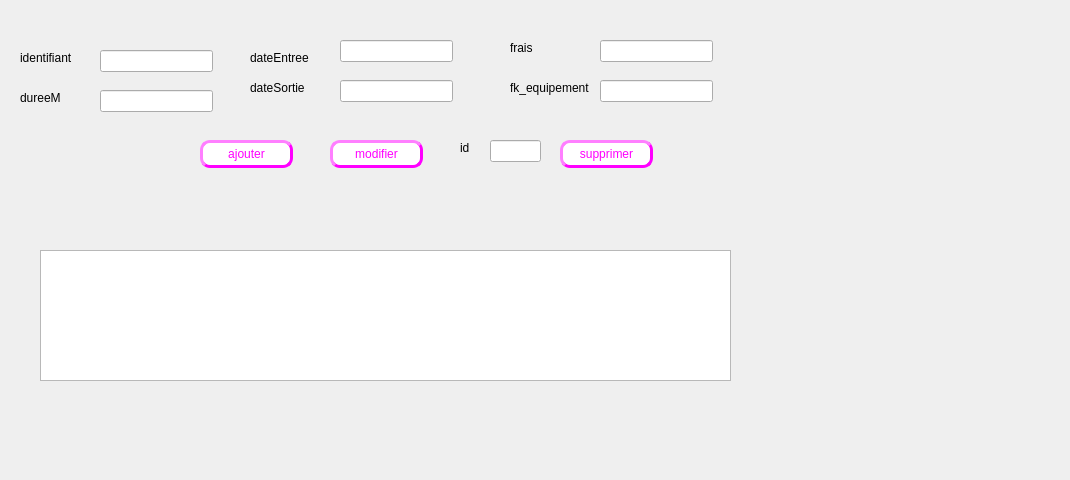
     <widget class="QWidget" name="tab_6">
      <attribute name="title">
       <string>Maintenance</string>
      </attribute>
      <widget class="QLabel" name="label_23">
       <property name="geometry">
        <rect>
         <x>20</x>
         <y>50</y>
         <width>55</width>
         <height>16</height>
        </rect>
       </property>
       <property name="text">
        <string>identifiant</string>
       </property>
      </widget>
      <widget class="QLabel" name="label_24">
       <property name="geometry">
        <rect>
         <x>20</x>
         <y>90</y>
         <width>55</width>
         <height>16</height>
        </rect>
       </property>
       <property name="text">
        <string>dureeM</string>
       </property>
      </widget>
      <widget class="QLabel" name="label_25">
       <property name="geometry">
        <rect>
         <x>250</x>
         <y>50</y>
         <width>61</width>
         <height>16</height>
        </rect>
       </property>
       <property name="text">
        <string>dateEntree</string>
       </property>
      </widget>
      <widget class="QLabel" name="label_26">
       <property name="geometry">
        <rect>
         <x>250</x>
         <y>80</y>
         <width>61</width>
         <height>16</height>
        </rect>
       </property>
       <property name="text">
        <string>dateSortie</string>
       </property>
      </widget>
      <widget class="QLabel" name="label_27">
       <property name="geometry">
        <rect>
         <x>510</x>
         <y>40</y>
         <width>55</width>
         <height>16</height>
        </rect>
       </property>
       <property name="text">
        <string>frais</string>
       </property>
      </widget>
      <widget class="QLineEdit" name="id_maintenance">
       <property name="geometry">
        <rect>
         <x>100</x>
         <y>50</y>
         <width>113</width>
         <height>22</height>
        </rect>
       </property>
      </widget>
      <widget class="QLineEdit" name="duree_maintenance">
       <property name="geometry">
        <rect>
         <x>100</x>
         <y>90</y>
         <width>113</width>
         <height>22</height>
        </rect>
       </property>
      </widget>
      <widget class="QLineEdit" name="date_entree_maintenance">
       <property name="geometry">
        <rect>
         <x>340</x>
         <y>40</y>
         <width>113</width>
         <height>22</height>
        </rect>
       </property>
      </widget>
      <widget class="QLineEdit" name="date_sortie_maintenance">
       <property name="geometry">
        <rect>
         <x>340</x>
         <y>80</y>
         <width>113</width>
         <height>22</height>
        </rect>
       </property>
      </widget>
      <widget class="QLineEdit" name="frais_maintenance">
       <property name="geometry">
        <rect>
         <x>600</x>
         <y>40</y>
         <width>113</width>
         <height>22</height>
        </rect>
       </property>
      </widget>
      <widget class="QTableView" name="tab_maintenance">
       <property name="geometry">
        <rect>
         <x>40</x>
         <y>250</y>
         <width>691</width>
         <height>131</height>
        </rect>
       </property>
      </widget>
      <widget class="QPushButton" name="pushButton_supprimer_maintenance">
       <property name="geometry">
        <rect>
         <x>560</x>
         <y>140</y>
         <width>93</width>
         <height>28</height>
        </rect>
       </property>
       <property name="styleSheet">
        <string notr="true">background-color:white; 
color: rgb(255, 0, 255);
border-style:outset ; 
border-width:3px ; 
border-radius:10px;</string>
       </property>
       <property name="text">
        <string>supprimer</string>
       </property>
      </widget>
      <widget class="QPushButton" name="pb_ajouterMaintenance">
       <property name="geometry">
        <rect>
         <x>200</x>
         <y>140</y>
         <width>93</width>
         <height>28</height>
        </rect>
       </property>
       <property name="styleSheet">
        <string notr="true">background-color:white; 
color: rgb(255, 0, 255);
border-style:outset ; 
border-width:3px ; 
border-radius:10px;</string>
       </property>
       <property name="text">
        <string>ajouter</string>
       </property>
      </widget>
      <widget class="QLineEdit" name="id_sup">
       <property name="geometry">
        <rect>
         <x>490</x>
         <y>140</y>
         <width>51</width>
         <height>22</height>
        </rect>
       </property>
      </widget>
      <widget class="QLabel" name="label_28">
       <property name="geometry">
        <rect>
         <x>460</x>
         <y>140</y>
         <width>21</width>
         <height>16</height>
        </rect>
       </property>
       <property name="text">
        <string>id</string>
       </property>
      </widget>
      <widget class="QPushButton" name="pushButton_modifier_maintenance">
       <property name="geometry">
        <rect>
         <x>330</x>
         <y>140</y>
         <width>93</width>
         <height>28</height>
        </rect>
       </property>
       <property name="styleSheet">
        <string notr="true">background-color:white; 
color: rgb(255, 0, 255);
border-style:outset ; 
border-width:3px ; 
border-radius:10px;</string>
       </property>
       <property name="text">
        <string>modifier</string>
       </property>
      </widget>
      <widget class="QLabel" name="label_2">
       <property name="geometry">
        <rect>
         <x>510</x>
         <y>80</y>
         <width>131</width>
         <height>16</height>
        </rect>
       </property>
       <property name="text">
        <string>fk_equipement</string>
       </property>
      </widget>
      <widget class="QLineEdit" name="fk_equipement_equipement">
       <property name="geometry">
        <rect>
         <x>600</x>
         <y>80</y>
         <width>113</width>
         <height>22</height>
        </rect>
       </property>
      </widget>
      <widget class="QLabel" name="label_14">
       <property name="geometry">
        <rect>
         <x>0</x>
         <y>0</y>
         <width>1061</width>
         <height>471</height>
        </rect>
       </property>
       <property name="text">
        <string/>
       </property>
       <property name="pixmap">
        <pixmap>../../Integration/integration/ifinal/ranger-4df6c1b6.png</pixmap>
       </property>
       <property name="scaledContents">
        <bool>false</bool>
       </property>
      </widget>
      <zorder>label_14</zorder>
      <zorder>label_23</zorder>
      <zorder>label_24</zorder>
      <zorder>label_25</zorder>
      <zorder>label_26</zorder>
      <zorder>label_27</zorder>
      <zorder>id_maintenance</zorder>
      <zorder>duree_maintenance</zorder>
      <zorder>date_entree_maintenance</zorder>
      <zorder>date_sortie_maintenance</zorder>
      <zorder>frais_maintenance</zorder>
      <zorder>tab_maintenance</zorder>
      <zorder>pushButton_supprimer_maintenance</zorder>
      <zorder>pb_ajouterMaintenance</zorder>
      <zorder>id_sup</zorder>
      <zorder>label_28</zorder>
      <zorder>pushButton_modifier_maintenance</zorder>
      <zorder>label_2</zorder>
      <zorder>fk_equipement_equipement</zorder>
     </widget>
